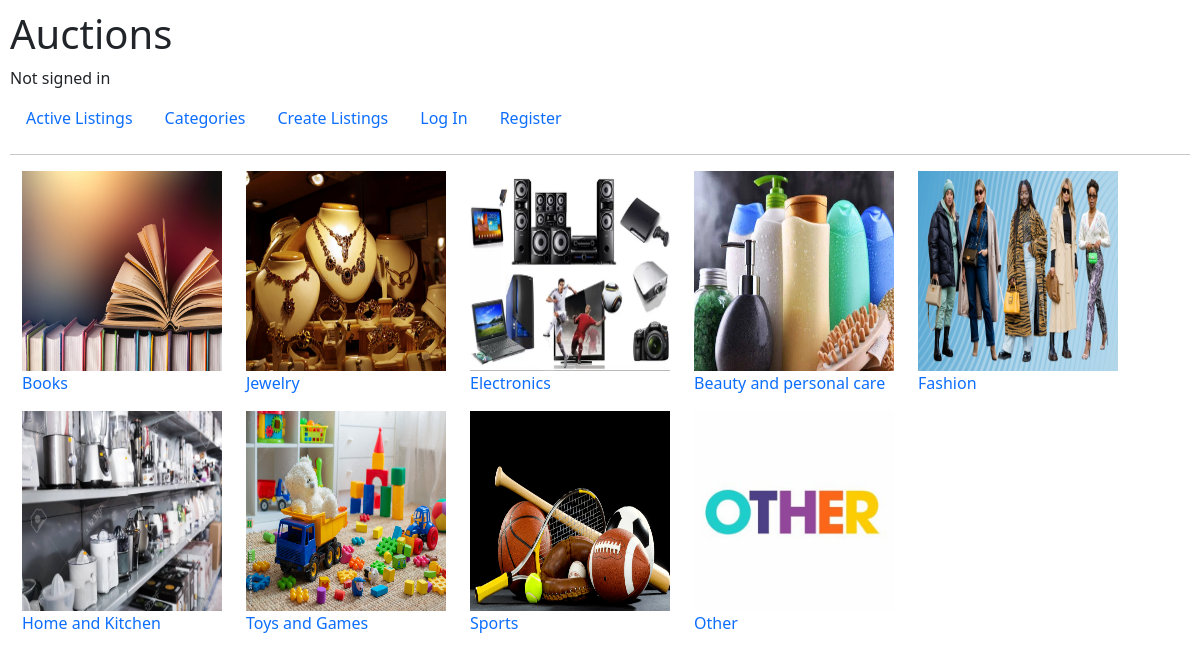
The page /categories on the database its author committed.
### auctions/models.py (models this page shows, shortened)
class Category(models.Model):
    title = models.CharField(max_length=255)
    code = models.CharField(max_length=255)

### auctions/views.py (the view)
# urls.py: path("categories", views.categories, name="categories"),
def categories(request):
    categories = Category.objects.all()
    return render(request, "auctions/categories.html", {'categories': categories})

### auctions/templates/auctions/categories.html (shortened to what this page needs)
{% extends "auctions/layout.html" %}
{% load static %}
{% block body %}
  <div class="d-flex flex-row flex-wrap">
    {% for category in categories %}
      <a class="text-decoration-none" href="{% url 'category' category.title %}">
        <div class="container">
          <div class="image">
            <img src="static/auctions/categoryimage/{{category.title}}.jpg" alt="{{category.title}}" width="200" height="200">
          </div>
          <div class="title">
            <p>{{ category.title }}</p>
          </div>
        </div>
      </a>
    {% endfor %}
  </div>
{% endblock body %}

### auctions/static/auctions/styles.css (style rules this page uses)
body { padding: 10px; }

### rows shown on the page
Category: title (picture), title "Books"
Category: title (picture), title "Jewelry"
Category: title (picture), title "Electronics"
Category: title (picture), title "Beauty and personal care"
Category: title (picture), title "Fashion"
Category: title (picture), title "Home and Kitchen"
Category: title (picture), title "Toys and Games"
Category: title (picture), title "Sports"
Category: title (picture), title "Other"
